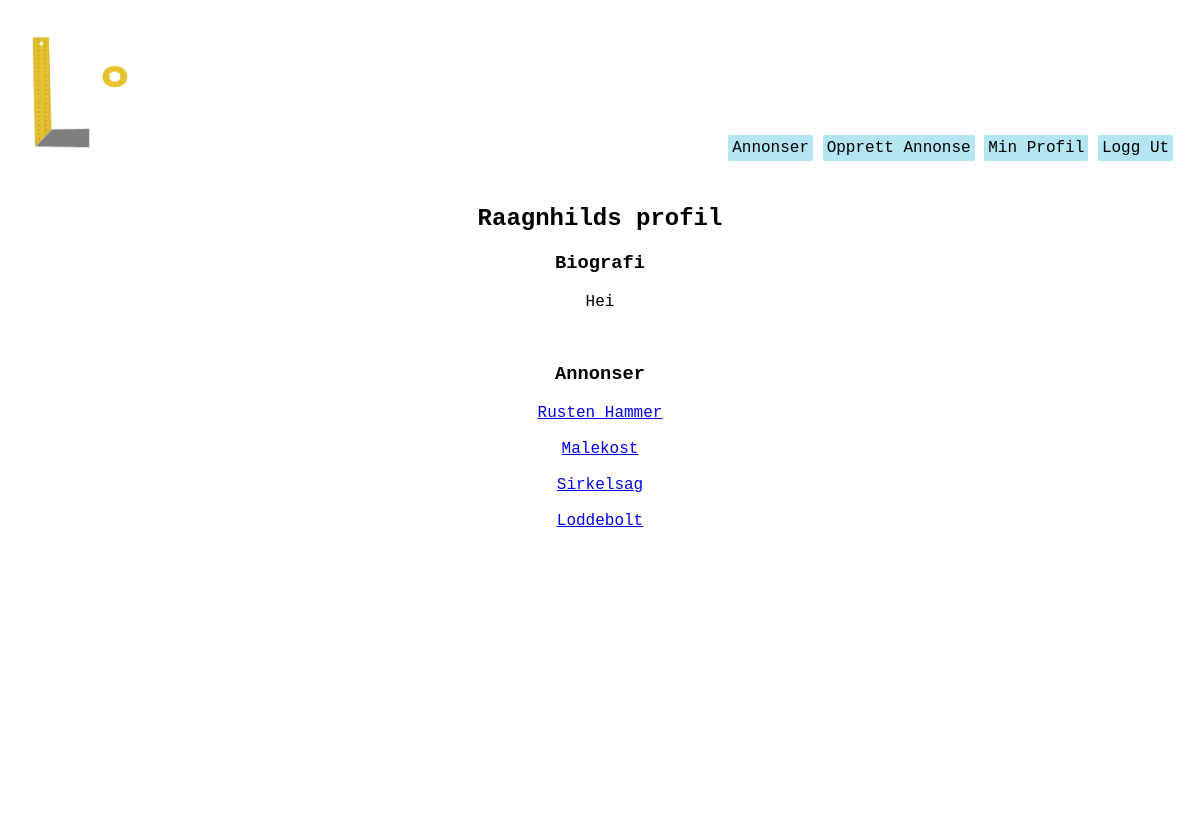
Page /users/profile/Raagnhild (signed in) on the committed database.
### users/models.py (models this page shows, shortened)
class Profile(models.Model):
    user = models.OneToOneField(User, on_delete=models.CASCADE)
    bio = models.TextField(verbose_name="Biografi", null=True)

### homepage/models.py (models this page shows, shortened)
class Listing(models.Model):
    owner = models.ForeignKey(User, verbose_name = 'User', on_delete=models.CASCADE, null=True) #user burde kanskje endres til settings.AUTH_USER_MODEL. må i så fall django.conf import settings
    title = models.CharField(max_length=50, verbose_name="Tittel")
    loaned = models.BooleanField(default=False, verbose_name="Utlånt?")
    location = models.CharField(max_length=100, verbose_name="Sted") #burde kanskje være annet enn CharField. Gjør det vanskelig å sortere etter denne attributten
    description = models.TextField(verbose_name="Beskrivelse")
    SW = 1
    PT = 2
    WD = 3
    CT = 4
    OT = 5
    CATEGORY_CHOICES = (
        (SW, 'Saging'),
        (PT, 'Maling'),
        (WD, 'Sveising'),
        (CT, 'Kutt/Kapping'),
        (OT, 'Annet'),
    )
    category = models.PositiveSmallIntegerField(
        choices = CATEGORY_CHOICES,
        default = OT,
        verbose_name="Kategori",
    )

### users/views.py (the view)
# urls.py: path('profile', views.my_profile, name='my_profile'),
@login_required
def profile(request, userstring):
    requested_user = User.objects.get(username = userstring)
    user_listings = requested_user.listing_set.all()
    user_profile = requested_user.profile
    context = {'user': requested_user, 'listings': user_listings, 'profile': user_profile}
    return render(request, 'users/profile.html', context)

### users/templates/users/profile.html (shortened to what this page needs)
{% extends "users/base.html" %}
{% block content %}
    <div>
        <h2>{{user.username}}s profil</h2>
        <div>
            <h3>Biografi</h3>
            <p>
                {{profile.bio}}
            </p>
        </div>
        <br>
        <div>
            <h3>Annonser</h3>
            {% for listing in listings %}
            <a href="{% url 'homepage:listing' listing_id=listing.id %}">{{listing.title}}</a>
            <br>
            <br>
            {% endfor %}
        </div>
    </div>
{% endblock content %}

### users/static/stylish.css (style rules this page uses)
.bg { margin: 0px; background-image: url("../static/img/standinBG2_r.jpg"); background-size: cover; height: 100%; min-height: 100vh; font-family: 'Courier New', Courier, monospace; }

### rows in the picture
Profile: bio "Hei"
Listing: title "Rusten Hammer"
Listing: title "Malekost"
Listing: title "Sirkelsag"
Listing: title "Loddebolt"

### other values in the picture
{{ user.username }} "Raagnhild"
